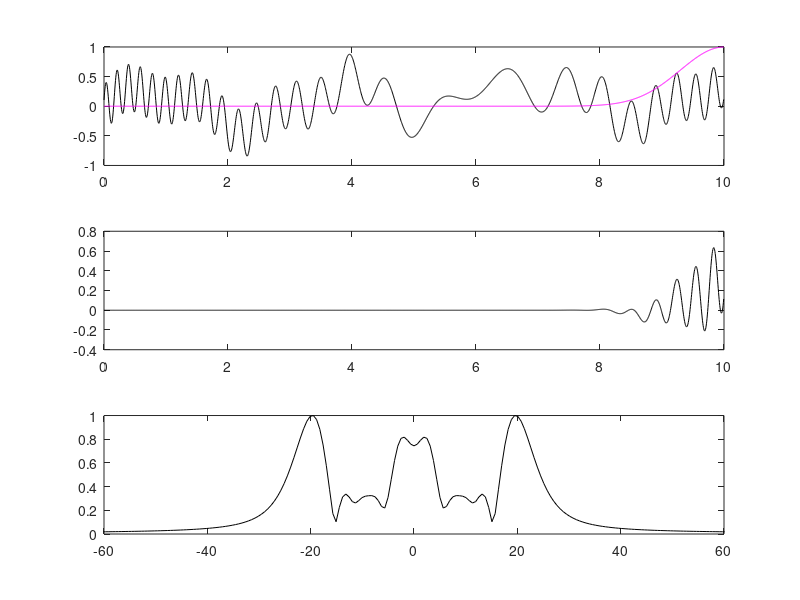
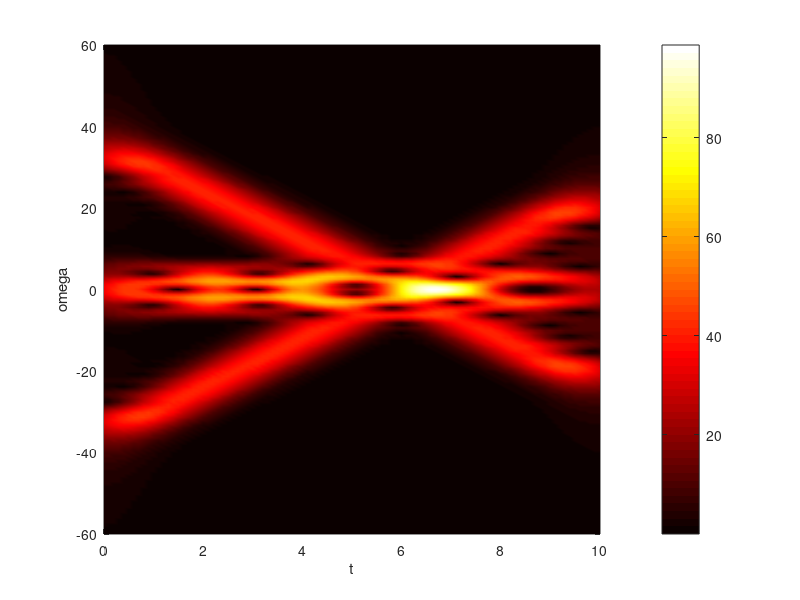

MATLAB code for these plots, in order:
clear all; close all; clc;
%% Gabor
L=10; n=2048;
t2=linspace(0,L,n+1); t=t2(1:n);
k=(2*pi/L)*[0:n/2-1 -n/2:-1]; ks=ifftshift(k);

S=(3*sin(2*t)+0.5*tanh(0.5*(t-3))+0.28*exp(-(t-4).^2) +1.5*sin(5*t)...
    +4*cos(3*(t-6).^2))/10+(t/20).^3; % signal with a lot of frequencies
St=fft(S);

width=1; % width of the window
slide=0:0.1:10; % sliding the window
spec=[]; % spectogram
for j=1:length(slide)
   f=exp(-width*(t-slide(j)).^2); % filter function
   Sf=f.*S; % filter
   Sft=fft(Sf); % fft of the filter
   
   spec=[spec; abs(fftshift(Sft))];
   
   subplot(3,1,1), plot(t,S,'k',t,f,'m')
   subplot(3,1,2), plot(t,Sf,'k')
   subplot(3,1,3), plot(ks,abs(fftshift(Sft))/max(abs(fftshift(Sft))),'k');
   axis([-60 60 0 1])
   drawnow
   pause(0.1)
end

figure(2)
pcolor(slide,ks,spec.'), shading interp
set(gca,'ylim',[-60 60])
colormap(hot)
xlabel('t')
ylabel('omega')
colorbar


